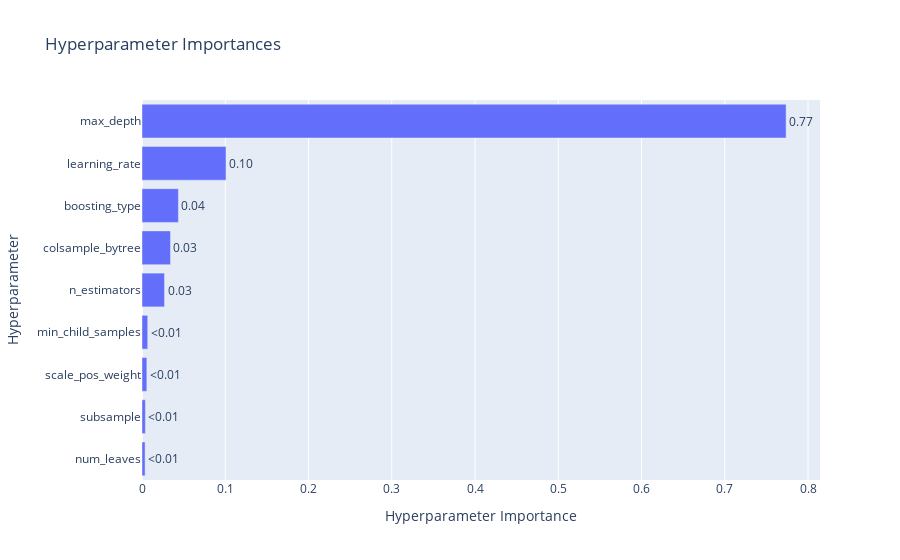

Notebook source saved alongside this figure:
### Code cell
# Visualize parameter importances
fig_importance = plot_param_importances(study)
fig_importance.show()

### Figure 1 — Plotly figure (JSON) as saved in the notebook; plotly's stock layout.template omitted (floating-point values rounded to 4 significant figures)
{"data": [{"cliponaxis": false, "hovertemplate": ["num_leaves (IntDistribution): 0.0036961272891766336<extra></extra>", "subsample (FloatDistribution): 0.004063570655624345<extra></extra>", "scale_pos_weight (FloatDistribution): 0.005797103991442303<extra></extra>", "min_child_samples (IntDistribution): 0.006866210407679428<extra></extra>", "n_estimators (IntDistribution): 0.027038247783305904<extra></extra>", "colsample_bytree (FloatDistribution): 0.03422615145361042<extra></extra>", "boosting_type (CategoricalDistribution): 0.04375013474255666<extra></extra>", "learning_rate (FloatDistribution): 0.10089685375266091<extra></extra>", "max_depth (IntDistribution): 0.7736655999239433<extra></extra>"], "name": "Objective Value", "orientation": "h", "text": ["<0.01", "<0.01", "<0.01", "<0.01", "0.03", "0.03", "0.04", "0.10", "0.77"], "textposition": "outside", "type": "bar", "x": [0.003696, 0.004064, 0.005797, 0.006866, 0.02704, 0.03423, 0.04375, 0.1009, 0.7737], "y": ["num_leaves", "subsample", "scale_pos_weight", "min_child_samples", "n_estimators", "colsample_bytree", "boosting_type", "learning_rate", "max_depth"]}], "layout": {"title": {"text": "Hyperparameter Importances"}, "xaxis": {"title": {"text": "Hyperparameter Importance"}}, "yaxis": {"title": {"text": "Hyperparameter"}}}}
